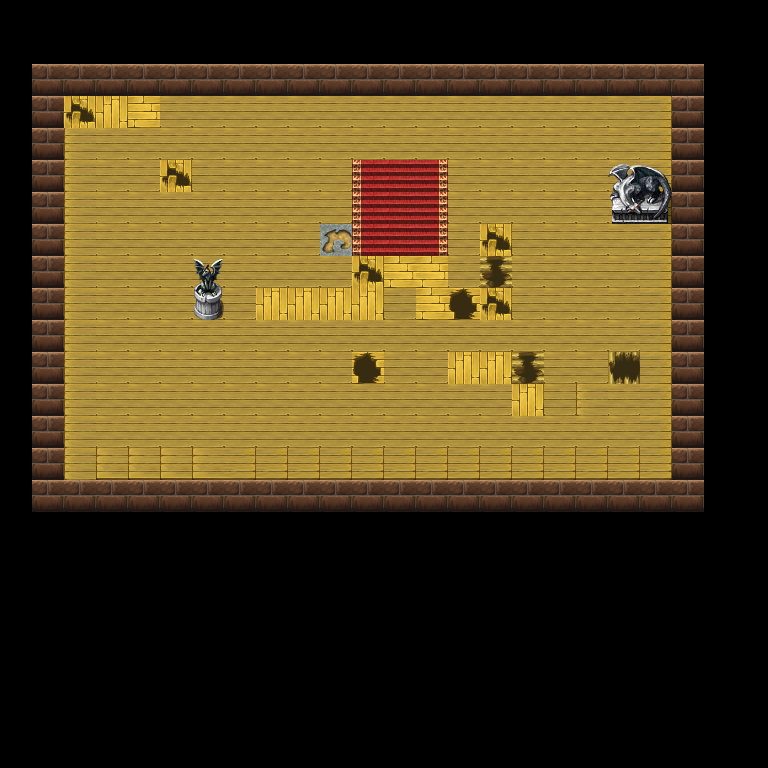

A level layout from a 2D game, rendered from its tile map. Below: a short description, then the map file with its tile-grid data intact:
An orthogonal 24x24 tile map with 32x32 px tiles, 3 tile layers (块层 1, 块层 2, 块层 3), 5 tilesets.

<map version="1.0" orientation="orthogonal" renderorder="right-down" width="24" height="24" tilewidth="32" tileheight="32" nextobjectid="1">
 <tileset firstgid="1" name="Inside_A4" tilewidth="32" tileheight="32" tilecount="240" columns="16">
  <image source="tilesets/Inside_A4.png" width="512" height="480" />
 </tileset>
 <tileset firstgid="241" name="Inside_A5" tilewidth="32" tileheight="32" tilecount="128" columns="8">
  <image source="tilesets/Inside_A5.png" width="256" height="512" />
 </tileset>
 <tileset firstgid="369" name="Inside_B" tilewidth="32" tileheight="32" tilecount="256" columns="16">
  <image source="tilesets/Inside_B.png" width="512" height="512" />
 </tileset>
 <tileset firstgid="625" name="Inside_C" tilewidth="32" tileheight="32" tilecount="256" columns="16">
  <image source="tilesets/Inside_C.png" width="512" height="512" />
 </tileset>
 <tileset firstgid="881" name="Outside_B" tilewidth="32" tileheight="32" tilecount="256" columns="16">
  <image source="tilesets/Outside_B.png" width="512" height="512" />
 </tileset>
 <layer name="块层 1" width="24" height="24">
  <data encoding="csv">
0,0,0,0,0,0,0,0,0,0,0,0,0,0,0,0,0,0,0,0,0,0,0,0,
0,0,0,0,0,0,0,0,0,0,0,0,0,0,0,0,0,0,0,0,0,0,0,0,
0,252,252,252,252,252,252,252,252,252,252,252,252,252,252,252,252,252,252,252,252,252,0,0,
0,252,329,257,258,82,82,82,82,82,82,82,82,82,82,82,82,82,82,82,98,252,0,0,
0,252,97,82,82,82,82,82,82,82,82,82,82,82,82,82,82,82,82,82,98,252,0,0,
0,252,97,82,82,329,82,82,82,82,82,321,322,323,82,82,82,82,82,82,98,252,0,0,
0,252,97,82,82,82,82,82,82,82,82,321,322,323,82,82,82,82,82,82,98,252,0,0,
0,252,97,82,82,82,82,82,82,82,350,321,322,323,82,329,82,82,82,82,98,252,0,0,
0,252,97,82,82,82,82,82,82,82,82,329,258,258,82,331,82,82,82,82,98,252,0,0,
0,252,97,82,82,82,82,82,257,257,257,257,82,258,330,329,82,82,82,82,98,252,0,0,
0,252,97,82,82,82,82,82,82,82,82,82,82,82,82,82,82,82,82,82,98,252,0,0,
0,252,97,82,82,82,82,82,82,82,82,330,82,82,257,257,331,82,82,332,98,252,0,0,
0,252,97,82,82,82,82,82,82,82,82,82,82,82,82,82,257,82,97,82,98,252,0,0,
0,252,97,82,82,82,82,82,82,82,82,82,82,82,82,82,82,82,82,82,98,252,0,0,
0,252,97,113,113,113,113,114,114,114,114,114,114,114,114,114,114,114,114,114,114,252,0,0,
0,252,252,252,252,252,252,252,252,252,252,252,252,252,252,252,252,252,252,252,252,252,0,0,
0,0,0,0,0,0,0,0,0,0,0,0,0,0,0,0,0,0,0,0,0,0,0,0,
0,0,0,0,0,0,0,0,0,0,0,0,0,0,0,0,0,0,0,0,0,0,0,0,
0,0,0,0,0,0,0,0,0,0,0,0,0,0,0,0,0,0,0,0,0,0,0,0,
0,0,0,0,0,0,0,0,0,0,0,0,0,0,0,0,0,0,0,0,0,0,0,0,
0,0,0,0,0,0,0,0,0,0,0,0,0,0,0,0,0,0,0,0,0,0,0,0,
0,0,0,0,0,0,0,0,0,0,0,0,0,0,0,0,0,0,0,0,0,0,0,0,
0,0,0,0,0,0,0,0,0,0,0,0,0,0,0,0,0,0,0,0,0,0,0,0,
0,0,0,0,0,0,0,0,0,0,0,0,0,0,0,0,0,0,0,0,0,0,0,0
</data>
 </layer>
 <layer name="块层 2" width="24" height="24">
  <data encoding="csv">
0,0,0,0,0,0,0,0,0,0,0,0,0,0,0,0,0,0,0,0,0,0,0,0,
0,0,0,0,0,0,0,0,0,0,0,0,0,0,0,0,0,0,0,0,0,0,0,0,
0,269,269,269,269,269,269,269,269,269,269,269,269,269,269,269,269,269,269,269,269,269,0,0,
0,269,0,0,0,0,0,0,0,0,0,0,0,0,0,0,0,0,0,0,0,269,0,0,
0,269,0,0,0,0,0,0,0,0,0,0,0,0,0,0,0,0,0,0,0,269,0,0,
0,269,0,0,0,0,0,0,0,0,0,0,0,0,0,0,0,0,0,0,0,269,0,0,
0,269,0,0,0,0,0,0,0,0,0,0,0,0,0,0,0,0,0,812,813,269,0,0,
0,269,0,0,0,0,0,0,0,0,0,0,0,0,0,0,0,0,0,0,0,269,0,0,
0,269,0,0,0,0,0,0,0,0,0,0,0,0,0,0,0,0,0,0,0,269,0,0,
0,269,0,0,0,0,811,0,0,0,0,0,0,0,0,0,0,0,0,0,0,269,0,0,
0,269,0,0,0,0,0,0,0,0,0,0,0,0,0,0,0,0,0,0,0,269,0,0,
0,269,0,0,0,0,0,0,0,0,0,0,0,0,0,0,0,0,0,0,0,269,0,0,
0,269,0,0,0,0,0,0,0,0,0,0,0,0,0,0,0,0,0,0,0,269,0,0,
0,269,0,0,0,0,0,0,0,0,0,0,0,0,0,0,0,0,0,0,0,269,0,0,
0,269,0,0,0,0,0,0,0,0,0,0,0,0,0,0,0,0,0,0,0,269,0,0,
0,269,269,269,269,269,269,269,269,269,269,269,269,269,269,269,269,269,269,269,269,269,0,0,
0,0,0,0,0,0,0,0,0,0,0,0,0,0,0,0,0,0,0,0,0,0,0,0,
0,0,0,0,0,0,0,0,0,0,0,0,0,0,0,0,0,0,0,0,0,0,0,0,
0,0,0,0,0,0,0,0,0,0,0,0,0,0,0,0,0,0,0,0,0,0,0,0,
0,0,0,0,0,0,0,0,0,0,0,0,0,0,0,0,0,0,0,0,0,0,0,0,
0,0,0,0,0,0,0,0,0,0,0,0,0,0,0,0,0,0,0,0,0,0,0,0,
0,0,0,0,0,0,0,0,0,0,0,0,0,0,0,0,0,0,0,0,0,0,0,0,
0,0,0,0,0,0,0,0,0,0,0,0,0,0,0,0,0,0,0,0,0,0,0,0,
0,0,0,0,0,0,0,0,0,0,0,0,0,0,0,0,0,0,0,0,0,0,0,0
</data>
 </layer>
 <layer name="块层 3" width="24" height="24">
  <data encoding="csv">
0,0,0,0,0,0,0,0,0,0,0,0,0,0,0,0,0,0,0,0,0,0,0,0,
0,0,0,0,0,0,0,0,0,0,0,0,0,0,0,0,0,0,0,0,0,0,0,0,
0,0,0,0,0,0,0,0,0,0,0,0,0,0,0,0,0,0,0,0,0,0,0,0,
0,0,0,0,0,0,0,0,0,0,0,0,0,0,0,0,0,0,0,0,0,0,0,0,
0,0,0,0,0,0,0,0,0,0,0,0,0,0,0,0,0,0,0,0,0,0,0,0,
0,0,0,0,0,0,0,0,0,0,0,0,0,0,0,0,0,0,0,796,797,0,0,0,
0,0,0,0,0,0,0,0,0,0,0,0,0,0,0,0,0,0,0,0,0,0,0,0,
0,0,0,0,0,0,0,0,0,0,0,0,0,0,0,0,0,0,0,0,0,0,0,0,
0,0,0,0,0,0,795,0,0,0,0,0,0,0,0,0,0,0,0,0,0,0,0,0,
0,0,0,0,0,0,0,0,0,0,0,0,0,0,0,0,0,0,0,0,0,0,0,0,
0,0,0,0,0,0,0,0,0,0,0,0,0,0,0,0,0,0,0,0,0,0,0,0,
0,0,0,0,0,0,0,0,0,0,0,0,0,0,0,0,0,0,0,0,0,0,0,0,
0,0,0,0,0,0,0,0,0,0,0,0,0,0,0,0,0,0,0,0,0,0,0,0,
0,0,0,0,0,0,0,0,0,0,0,0,0,0,0,0,0,0,0,0,0,0,0,0,
0,0,0,0,0,0,0,0,0,0,0,0,0,0,0,0,0,0,0,0,0,0,0,0,
0,0,0,0,0,0,0,0,0,0,0,0,0,0,0,0,0,0,0,0,0,0,0,0,
0,0,0,0,0,0,0,0,0,0,0,0,0,0,0,0,0,0,0,0,0,0,0,0,
0,0,0,0,0,0,0,0,0,0,0,0,0,0,0,0,0,0,0,0,0,0,0,0,
0,0,0,0,0,0,0,0,0,0,0,0,0,0,0,0,0,0,0,0,0,0,0,0,
0,0,0,0,0,0,0,0,0,0,0,0,0,0,0,0,0,0,0,0,0,0,0,0,
0,0,0,0,0,0,0,0,0,0,0,0,0,0,0,0,0,0,0,0,0,0,0,0,
0,0,0,0,0,0,0,0,0,0,0,0,0,0,0,0,0,0,0,0,0,0,0,0,
0,0,0,0,0,0,0,0,0,0,0,0,0,0,0,0,0,0,0,0,0,0,0,0,
0,0,0,0,0,0,0,0,0,0,0,0,0,0,0,0,0,0,0,0,0,0,0,0
</data>
 </layer>
</map>
